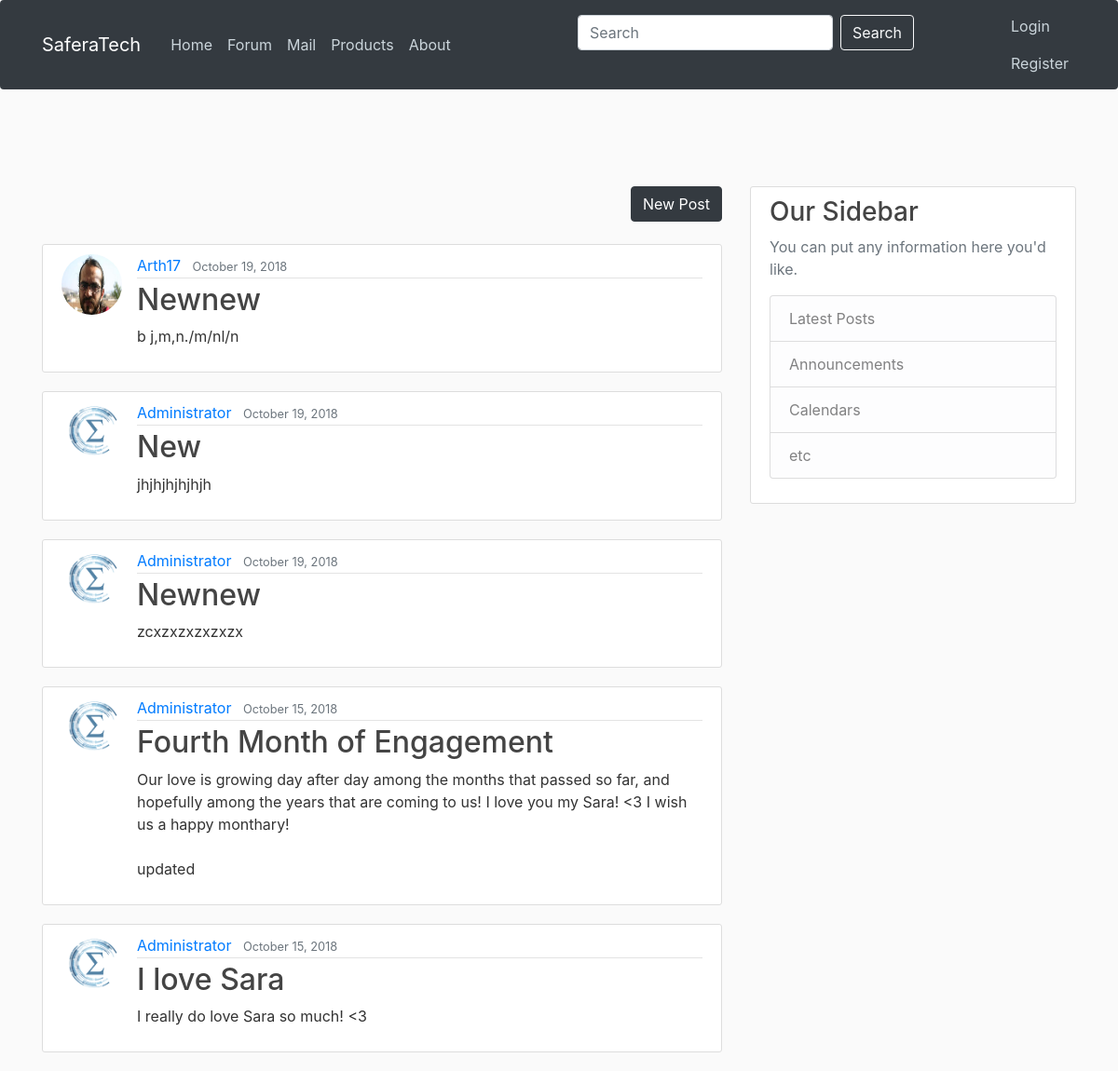
Screenshot of /blog/ with the database file from the repository.
### blog/models.py (models this page shows, shortened)
class Post(models.Model):
    title = models.CharField(max_length=100)
    content = models.TextField()
    date_posted = models.DateTimeField(default=timezone.now)
    author = models.ForeignKey(User, on_delete=models.CASCADE)

### users/models.py (models this page shows, shortened)
class Profile(models.Model):
    user = models.OneToOneField(User, on_delete=models.CASCADE)
    image = models.ImageField(default='default.jpg', upload_to='profile_pics')

### blog/views.py (the view)
# urls.py: path('', PostListView.as_view(), name='home'),
class PostListView(ListView):
    model = Post
    template_name = 'blog/home.html'  # <app>/<model>_<viewtype>.html
    context_object_name = 'posts'
    ordering = ['-date_posted']
    paginate_by = 5

### blog/templates/blog/home.html (shortened to what this page needs)
{% extends "blog/base.html" %}
{% block content %}
  <div class= "mr-0" align="right">
    <a role='button' class="btn btn-dark" href="{% url 'post-create' %}">New Post</a>
  </div><br/>
    {% for post in posts %}
        <article class="media content-section">
          <img class="rounded-circle article-img" src="{{ post.author.profile.image.url }}">
          <div class="media-body">
            <div class="article-metadata">
              <a class="mr-2" href="{% url 'user-posts' post.author.username %}">{{ post.author }}</a>
              <small class="text-muted">{{ post.date_posted|date:"F d, Y" }}</small>
            </div>
            <h2><a class="article-title" href="{% url 'post-detail' post.id %}">{{ post.title }}</a></h2>
            <p class="article-content">{{ post.content }}</p>
          </div>
        </article>
    {% endfor %}
{% endblock content %}

### blog/templates/blog/base.html (shortened to what this page needs)
{% load static %}
<!DOCTYPE html>
<html>
<head>
    <link rel="stylesheet" href="https://maxcdn.bootstrapcdn.com/bootstrap/4.0.0/css/bootstrap.min.css">
    <link rel="stylesheet" type="text/css" href="{% static 'blog/main.css' %}">
</head>
<body>
    <header class="site-header">
      <nav class="navbar navbar-expand-md navbar-dark bg-dark rounded fixed-top">
        <div class="container">
          <a class="navbar-brand mr-4" href="{% url 'home' %}">SaferaTech</a>
          <div class="collapse navbar-collapse" id="navbarToggle">
            <div class="navbar-nav mr-auto">
              <a class="nav-item nav-link" href="{% url 'index' %}">Home</a>
              <a class="nav-item nav-link" href="{% url 'home' %}">Forum</a>
              <a class="nav-item nav-link" href="#">Mail</a>
              <a class="nav-item nav-link" href="#">Products</a>
              <a class="nav-item nav-link" href="{% url 'about' %}">About</a>
            </div>
            <div class="navbar-nav">
            <center>
             <div class=' mt-2 mr-5 nav-item'>
              <form class="form-inline my-2 my-lg-0" action='/search/' method='GET'>
                <input class="form-control mr-2" type="search" name="q" placeholder="Search" aria-label="Search" Required>
                <button class="btn btn-outline-light my-2 my-sm-0" type="submit">Search</button>
              </form>
            </div>
            </center>
            {% if user.is_authenticated %}
              <div class="dropdown ml-5 nav-item">
              <span  role="button" data-toggle="dropdown" id="prflimg" aria-haspopup="true" aria-expanded="false" style="width:75px">
              <table>
              <tr><td><a class="text-light">{{ user.first_name }} {{ user.last_name }}</a></td><td rowspan="2"><img class="rounded-circle dropdown-toggle"  width="50px"  height="50px" src="{{ user.profile.image.url }}"></td></tr>
              <tr><td><a class="text-secondary">{{ user.username }}</a></td></tr>
              </table>
              </span>
              <div class="dropdown-menu nav-item ml-2 bg-dark rounded" aria-labelledby="prflimg">
              <a class="nav-item nav-link  dropdown-item text-light" href="{% url 'profile' %} ">Profile</a>
              <a class="nav-item nav-link  dropdown-item text-light" href="{% url 'user-posts' user.username %}">My Posts</a>
              <a class="nav-item nav-link  dropdown-item text-light" href="{% url 'profile' %} ">Personal Info</a>
              <div class="dropdown-divider"></div>
              <a class="nav-item nav-link dropdown-item text-light" href="{% url 'logout' %} ">Logout</a>
              </div></div>
            {% else %}
            <div class= 'ml-5'>
              <a class="nav-item nav-link" href="{% url 'login' %} ">Login</a>
              <a class="nav-item nav-link" href="{% url 'register' %} ">Register</a>
              </div>
            {% endif %}
            </div>
          </div>
        </div>
      </nav>
    </header>
    <br/><br/><br/><br/><br/>
    <main role="main" class="container">
      <div class="row">
        <div class="col-md-8">
          {% block content %}{% endblock %}
        </div><br><br>
        <div class="col-md-4">
          <div class="content-section">
            <h3>Our Sidebar</h3>
            <p class='text-muted'>You can put any information here you'd like.
              <ul class="list-group">
                <li class="list-group-item list-group-item-light">Latest Posts</li>
                <li class="list-group-item list-group-item-light">Announcements</li>
                <li class="list-group-item list-group-item-light">Calendars</li>
                <li class="list-group-item list-group-item-light">etc</li>
              </ul>
            </p>
          </div>
        </div>
      </div>
    </main>
</body>
</html>

### static/blog/main.css (style rules this page uses)
body { background: #fafafa; color: #333333; margin-top: 5rem; }
h1, h2, h3, h4, h5, h6 { color: #444444; }
ul { margin: 0; }
.site-header .navbar-nav .nav-link { color: #cbd5db; }
.content-section { background: #ffffff; padding: 10px 20px; border: 1px solid #dddddd; border-radius: 3px; margin-bottom: 20px; }
.article-title { color: #444444; }
.article-content { white-space: pre-line; }
.article-img { height: 65px; width: 65px; margin-right: 16px; }
.article-metadata { padding-bottom: 1px; margin-bottom: 4px; border-bottom: 1px solid #e3e3e3 }

### rows the page displays
Post: author.profile.image (picture), author "Arth17", date_posted "October 19, 2018", title "Newnew", content "b j,m,n./m/nl/n"
Post: author.profile.image (picture), author "Administrator", date_posted "October 19, 2018", title "New", content "jhjhjhjhjhjh"
Post: author.profile.image (picture), author "Administrator", date_posted "October 19, 2018", title "Newnew", content "zcxzxzxzxzxzx"
Post: author.profile.image (picture), author "Administrator", date_posted "October 15, 2018", title "Fourth Month of Engagement", content "Our love is growing day after day among the months that passed so far, and hopefully among the years that are coming to us! I love you my Sara! <3 I wish us a happy monthary! updated"
Post: author.profile.image (picture), author "Administrator", date_posted "October 15, 2018", title "I love Sara", content "I really do love Sara so much! <3"
